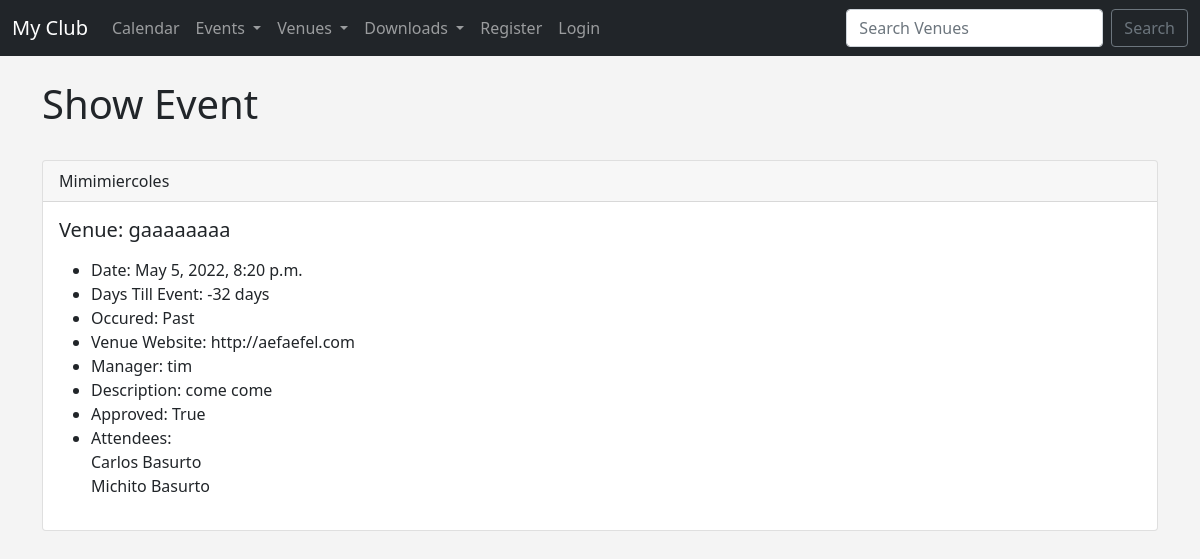
The page /show_event/8 on the database its author committed.
### events/models.py (models this page shows)
class Event(models.Model):
    name = models.CharField('Event Name', max_length=120)
    event_date = models.DateTimeField('Event Date')
    venue = models.ForeignKey(Venue, blank=True, null=True, on_delete=models.CASCADE)
    manager = models.ForeignKey(User, blank=True, null=True, on_delete=models.SET_NULL)
    description = models.TextField(blank=True)
    attendees = models.ManyToManyField(MyClubUser, blank=True)
    approved = models.BooleanField('Approved', default=False)
    def __str__(self):
        return self.name
    @property
    def Days_till(self):
        today = date.today()
        days_till = self.event_date.date() - today
        days_till_stripped = str(days_till).split(",", 1)[0]
        return days_till_stripped
    @property
    def Is_Past(self):
        today = date.today()
        if self.event_date.date() < today:
            thing = "Past"
        else:
            thing = "Future"
        return thing

class Venue(models.Model):
    name = models.CharField('Venue Name', max_length=120)
    address = models.CharField(max_length=300)
    zip_code = models.CharField('Zip Code', max_length=15)
    phone = models.CharField('Contact Phone', max_length=25, blank=True)
    web = models.URLField('Website Address', blank=True)
    email_address = models.EmailField('Email Address', blank=True)
    owner = models.IntegerField('Venue Owner', blank=False, default=1)
    venue_image = models.ImageField(null=True, blank=True, upload_to="images/")
    def __str__(self):
        return self.name

class MyClubUser(models.Model):
    first_name = models.CharField(max_length=30)
    last_name = models.CharField(max_length=30)
    email = models.EmailField('User Email')
    def __str__(self):
        return '{0} {1}'.format(self.first_name, self.last_name)

### events/views.py (the view)
# urls.py: path('show_event/<event_id>', views.show_event, name='show-event'),
def show_event(request, event_id):
    event = Event.objects.get(pk=event_id)
    return render(request, 'events/show_event.html', {'event':event})

### events/templates/events/show_event.html (shortened to what this page needs)
{% extends 'events/base.html' %}
{% block content %}
<h1>Show Event</h1>
<br/>
{% if event.approved %}
<div class="card">
  <div class="card-header">
    {{ event }}
  </div>
  <div class="card-body">
    <h5 class="card-title">Venue: {{ event.venue }}</h5>
    <p class="card-text">
        <ul>
            <li>Date: {{ event.event_date }}</li>
            <li>Days Till Event: {{ event.Days_till }}</li>
            <li>Occured: {{ event.Is_Past }}</li>
            <li>Venue Website: {{ event.venue.web }}</li>
            <li>Manager: {{ event.manager }}</li>
            <li>Description: {{ event.description }}</li>
            <li>Approved: {{ event.approved }}</li>
            <li>Attendees:</br>
            {% for user in event.attendees.all %}
            {{ user }}</br>
            {% endfor %}
            </li>
        </ul>
    </p>
  </div>
</div>
{% endif %}
<br/>
{% endblock %}

### events/templates/events/base.html (style rules this page uses)
body { background: #f4f4f4; }

### rows shown on the page
Event: name "Mimimiercoles", venue "gaaaaaaaa", event_date "May 5, 2022, 8:20 p.m.", Days_till "-32 days", Is_Past "Past", venue.web "http://aefaefel.com", manager "tim", description "come come", approved "True"
MyClubUser: first_name+last_name "Carlos Basurto"
MyClubUser: first_name+last_name "Michito Basurto"
